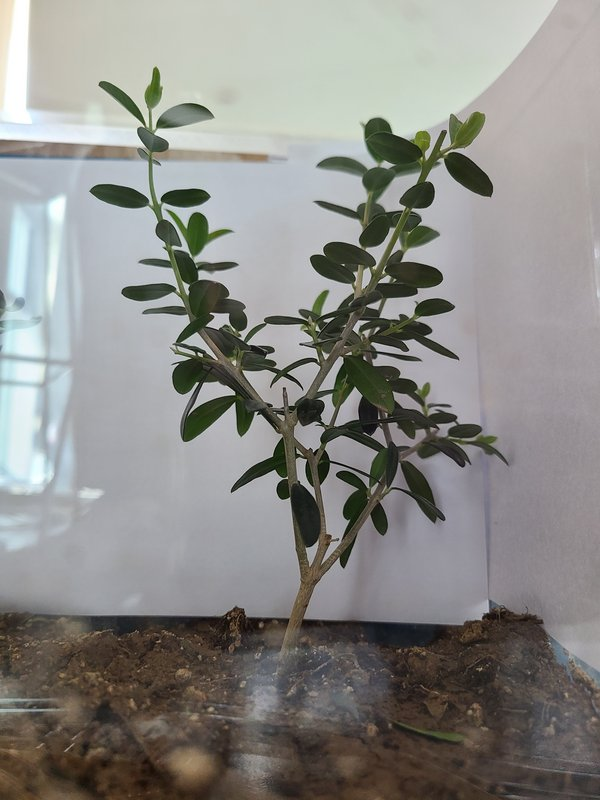
#> input picture object_size/image5.jpg, 600 x 800 px
$ python size2.py
#> lines starting #> are read from the running program, lines starting #| are printed output that depends on the picture; after the words box and inside, x2 and y2 are one past the last pixel; in counts of white or black regions, pixels touching at a corner belong together
import cv2

# Load image, grayscale, Gaussian blur, Otsu's threshold
image = cv2.imread("image5.jpg")
#> image is the input picture: shape (800, 600, 3); mean B, G, R 135.2, 138.7, 139.3
gray = cv2.cvtColor(image, cv2.COLOR_BGR2GRAY)
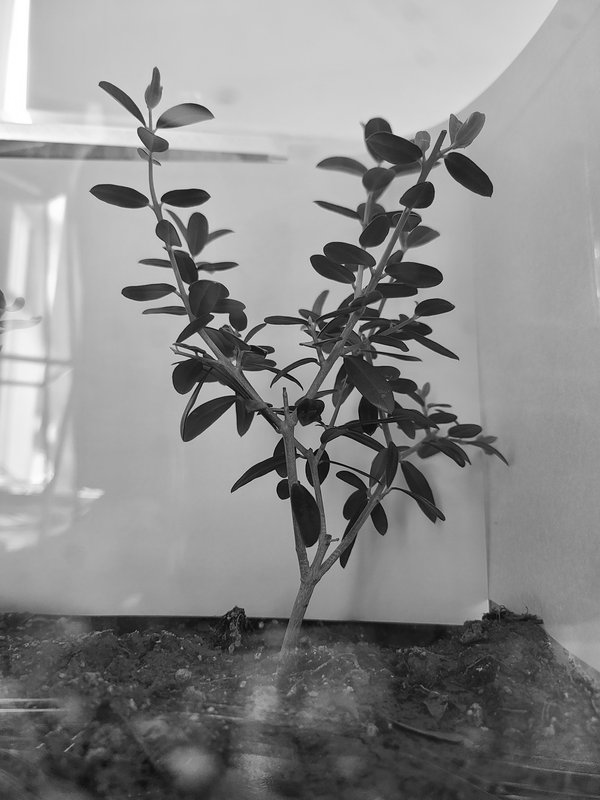
#> gray: shape (800, 600); min 0, max 255, mean 138.5
blur = cv2.GaussianBlur(gray, (5,5), 0)
thresh = cv2.threshold(blur, 0, 255, cv2.THRESH_BINARY_INV + cv2.THRESH_OTSU)[1]
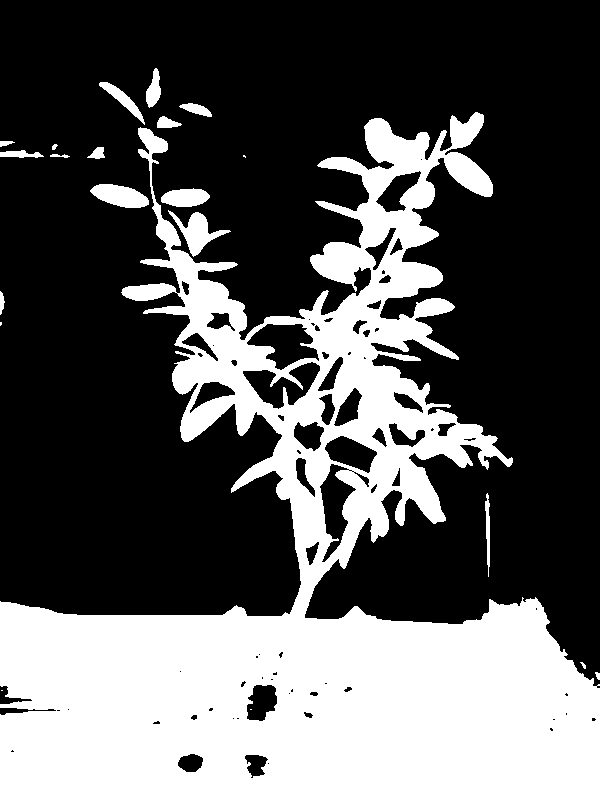
#> thresh: shape (800, 600); 35% white; 21 white regions (4 under 20 px), largest, box (x1, y1, x2, y2) and area: (0, 112, 600, 800) 162944, (168, 210, 231, 257) 999, (90, 184, 149, 208) 955

# Find bounding box
x,y,w,h = cv2.boundingRect(thresh)
#> x = 0; y = 68; w = 600; h = 732
cv2.rectangle(image, (x, y), (x + w, y + h), (36,255,12), 2)
cv2.putText(image, "w={},h={}".format(round(w*2.54/72, 1),round((h-150)*2.54/72, 1)), (x,y - 10), cv2.FONT_HERSHEY_SIMPLEX, 0.7, (36,255,12), 2)
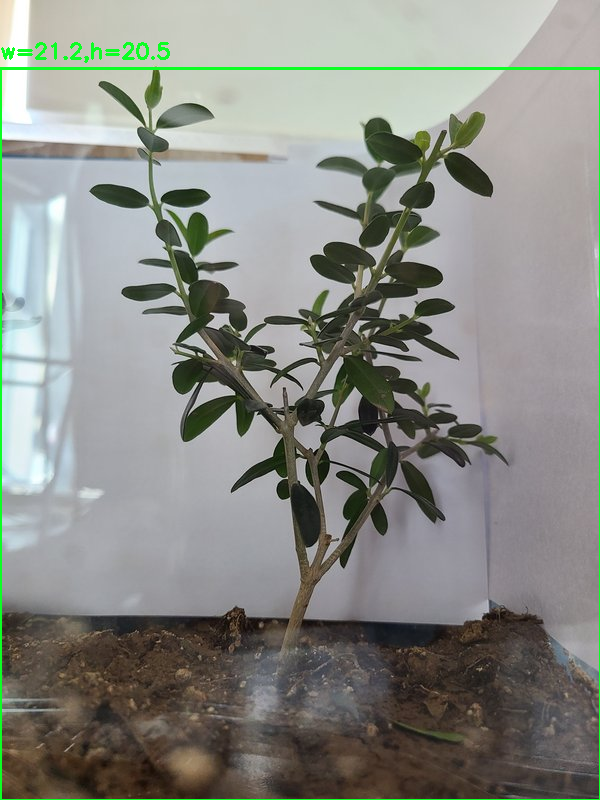
#> image: shape (800, 600, 3); mean B, G, R 133.7, 139.7, 137.5

cv2.imshow("thresh", thresh)
cv2.imshow("image", image)
cv2.waitKey()

$ run again, with object_size/image2.jpg copied over object_size/image5.jpg
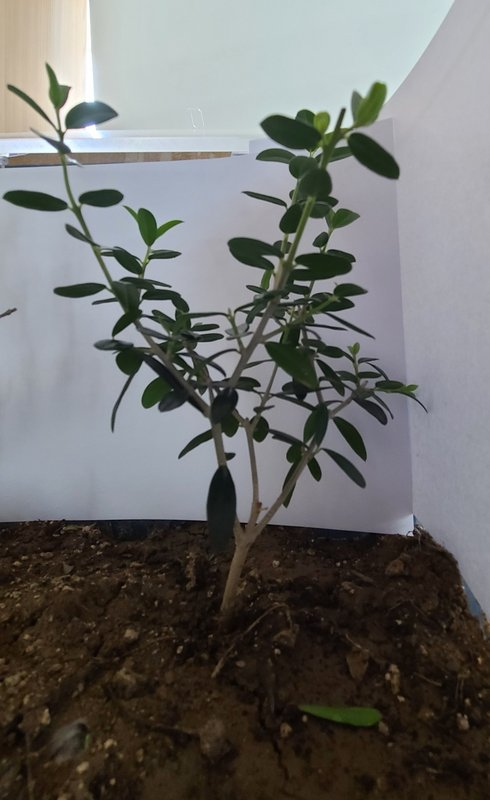
#> input picture object_size/image2.jpg, 490 x 800 px
#> image is the input picture: shape (800, 490, 3); mean B, G, R 107.8, 109.4, 109.8
#> `thresh = cv2.threshold(blur, 0, 255, cv2.THRESH_BINARY_INV + cv2.THRES..`:
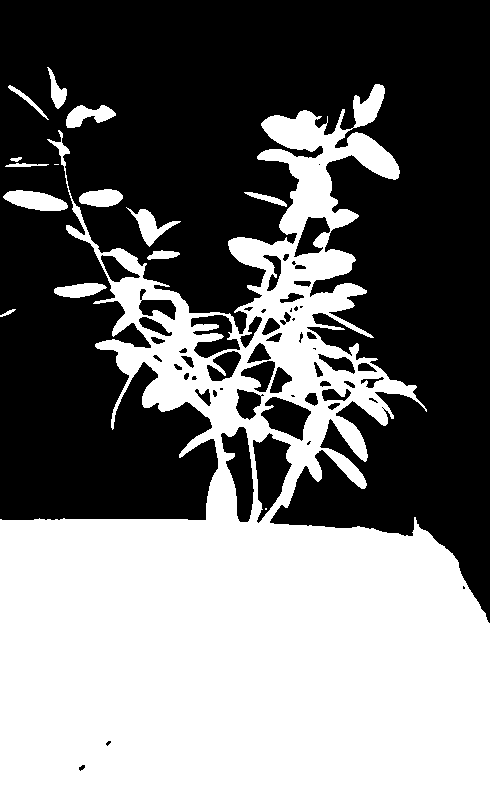
#> thresh: shape (800, 490); 45.7% white; 15 white regions (2 under 20 px), largest, box (x1, y1, x2, y2) and area: (0, 84, 490, 800) 174407, (3, 190, 68, 211) 909, (126, 207, 181, 247) 693
#> x = 0; y = 67; w = 490; h = 733
#> `cv2.putText(image, "w={},h={}".format(round(w*2.54/72, 1),round((h-150..`:
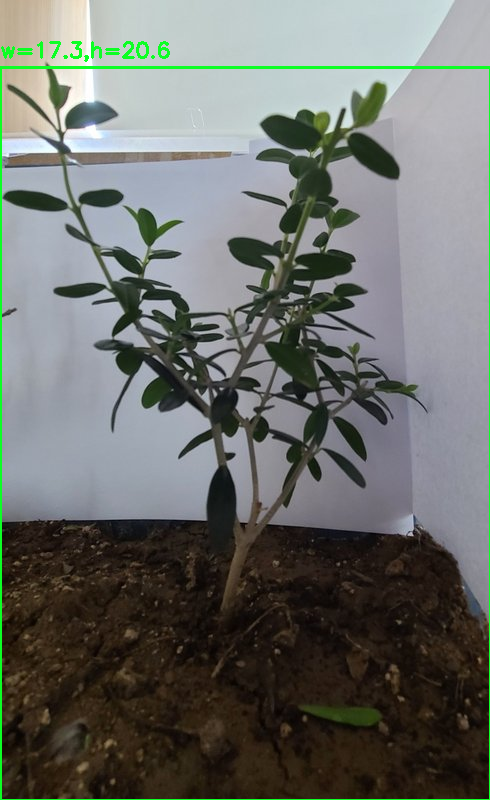
#> image: shape (800, 490, 3); mean B, G, R 106.3, 110.8, 108
